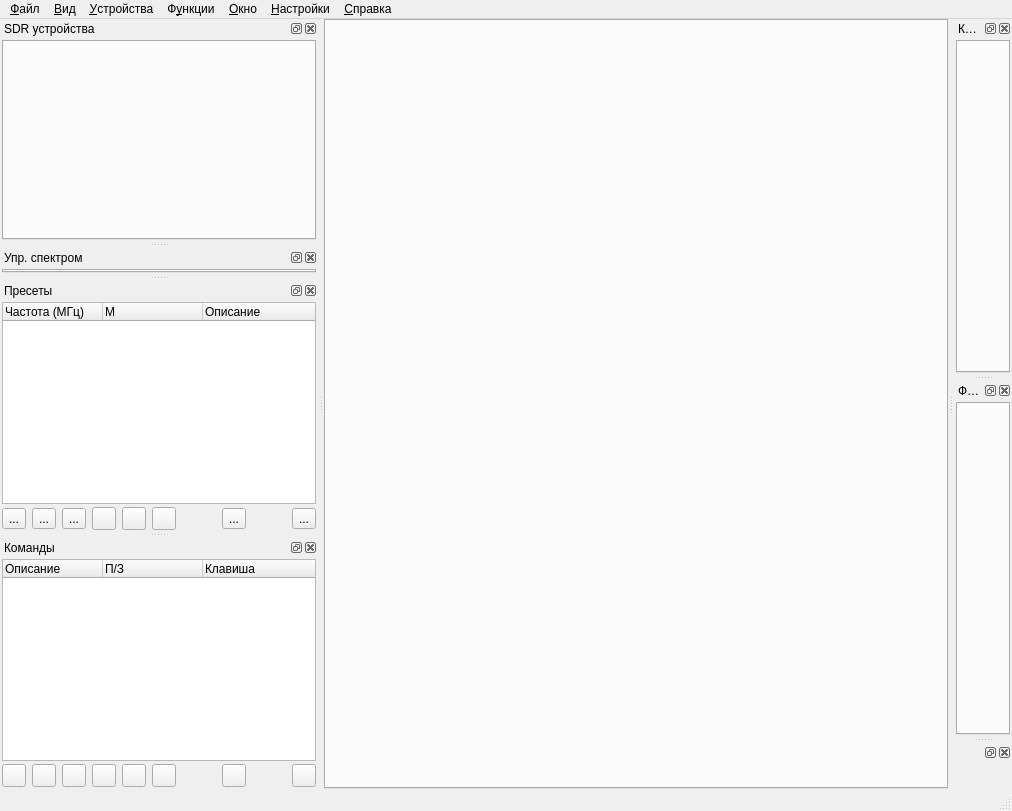
<?xml version="1.0" encoding="UTF-8"?>
<ui version="4.0">
 <class>MainWindow</class>
 <widget class="QMainWindow" name="MainWindow">
  <property name="geometry">
   <rect>
    <x>0</x>
    <y>0</y>
    <width>1012</width>
    <height>811</height>
   </rect>
  </property>
  <property name="font">
   <font>
    <family>Liberation Sans</family>
    <pointsize>9</pointsize>
   </font>
  </property>
  <property name="windowTitle">
   <string>SDRangel</string>
  </property>
  <property name="windowIcon">
   <iconset resource="resources/res.qrc">
    <normaloff>:/sdrangel_icon.png</normaloff>:/sdrangel_icon.png</iconset>
  </property>
  <property name="animated">
   <bool>true</bool>
  </property>
  <widget class="QWidget" name="centralWidget">
   <layout class="QVBoxLayout" name="verticalLayout_2">
    <property name="leftMargin">
     <number>0</number>
    </property>
    <property name="topMargin">
     <number>0</number>
    </property>
    <property name="rightMargin">
     <number>0</number>
    </property>
    <property name="bottomMargin">
     <number>0</number>
    </property>
    <item>
     <widget class="QTabWidget" name="tabSpectra">
      <property name="tabPosition">
       <enum>QTabWidget::East</enum>
      </property>
      <property name="tabShape">
       <enum>QTabWidget::Rounded</enum>
      </property>
      <property name="currentIndex">
       <number>-1</number>
      </property>
      <property name="elideMode">
       <enum>Qt::ElideNone</enum>
      </property>
     </widget>
    </item>
   </layout>
  </widget>
  <widget class="QMenuBar" name="menuBar">
   <property name="geometry">
    <rect>
     <x>0</x>
     <y>0</y>
     <width>1012</width>
     <height>27</height>
    </rect>
   </property>
   <widget class="QMenu" name="menu_File">
    <property name="title">
     <string>&amp;Файл</string>
    </property>
    <addaction name="action_Exit"/>
   </widget>
   <widget class="QMenu" name="menu_Devices">
    <property name="title">
     <string>&amp;Устройства</string>
    </property>
    <addaction name="action_addSourceDevice"/>
    <addaction name="action_addSinkDevice"/>
    <addaction name="action_addMIMODevice"/>
    <addaction name="action_removeLastDevice"/>
   </widget>
   <widget class="QMenu" name="menu_View">
    <property name="title">
     <string>&amp;Вид</string>
    </property>
    <addaction name="action_View_Fullscreen"/>
   </widget>
   <widget class="QMenu" name="menu_Help">
    <property name="title">
     <string>&amp;Справка</string>
    </property>
    <addaction name="action_Quick_Start"/>
    <addaction name="action_Main_Window"/>
    <addaction name="separator"/>
    <addaction name="action_Loaded_Plugins"/>
    <addaction name="separator"/>
    <addaction name="action_About"/>
   </widget>
   <widget class="QMenu" name="menu_Window">
    <property name="font">
     <font>
      <family>Liberation Sans</family>
      <pointsize>9</pointsize>
     </font>
    </property>
    <property name="title">
     <string>&amp;Окно</string>
    </property>
   </widget>
   <widget class="QMenu" name="menuPreferences">
    <property name="font">
     <font>
      <family>Liberation Sans</family>
      <pointsize>9</pointsize>
     </font>
    </property>
    <property name="title">
     <string>&amp;Настройки</string>
    </property>
    <widget class="QMenu" name="menuDevices">
     <property name="title">
      <string>Устройства</string>
     </property>
     <addaction name="action_DeviceUserArguments"/>
    </widget>
    <addaction name="action_Audio"/>
    <addaction name="action_Logging"/>
    <addaction name="action_My_Position"/>
    <addaction name="action_FFT"/>
    <addaction name="action_AMBE"/>
    <addaction name="action_LimeRFE"/>
    <addaction name="menuDevices"/>
   </widget>
   <widget class="QMenu" name="menuFeatureSets">
    <property name="title">
     <string>Ф&amp;ункции</string>
    </property>
    <addaction name="action_addFeatureSet"/>
    <addaction name="action_removeLastFeatureSet"/>
   </widget>
   <addaction name="menu_File"/>
   <addaction name="menu_View"/>
   <addaction name="menu_Devices"/>
   <addaction name="menuFeatureSets"/>
   <addaction name="menu_Window"/>
   <addaction name="menuPreferences"/>
   <addaction name="menu_Help"/>
  </widget>
  <widget class="QStatusBar" name="statusBar"/>
  <widget class="SamplingDevicesDock" name="inputViewDock">
   <property name="windowTitle">
    <string>SDR устройства</string>
   </property>
   <attribute name="dockWidgetArea">
    <number>1</number>
   </attribute>
   <widget class="QWidget" name="intputViewDockWidget">
    <property name="sizePolicy">
     <sizepolicy hsizetype="Preferred" vsizetype="Maximum">
      <horstretch>0</horstretch>
      <verstretch>0</verstretch>
     </sizepolicy>
    </property>
    <layout class="QVBoxLayout" name="inputViewDockLayout">
     <property name="spacing">
      <number>3</number>
     </property>
     <property name="leftMargin">
      <number>2</number>
     </property>
     <property name="topMargin">
      <number>2</number>
     </property>
     <property name="rightMargin">
      <number>2</number>
     </property>
     <property name="bottomMargin">
      <number>2</number>
     </property>
     <item>
      <widget class="QTabWidget" name="tabInputsView">
       <property name="minimumSize">
        <size>
         <width>0</width>
         <height>200</height>
        </size>
       </property>
      </widget>
     </item>
    </layout>
   </widget>
  </widget>
  <widget class="QDockWidget" name="spectraControlDock">
   <property name="windowTitle">
    <string>Упр. спектром</string>
   </property>
   <attribute name="dockWidgetArea">
    <number>1</number>
   </attribute>
   <widget class="QWidget" name="dockWidgetContents_4">
    <property name="sizePolicy">
     <sizepolicy hsizetype="Preferred" vsizetype="Maximum">
      <horstretch>0</horstretch>
      <verstretch>0</verstretch>
     </sizepolicy>
    </property>
    <layout class="QVBoxLayout" name="verticalLayout">
     <property name="spacing">
      <number>3</number>
     </property>
     <property name="leftMargin">
      <number>2</number>
     </property>
     <property name="topMargin">
      <number>2</number>
     </property>
     <property name="rightMargin">
      <number>2</number>
     </property>
     <property name="bottomMargin">
      <number>2</number>
     </property>
     <item>
      <widget class="QTabWidget" name="tabSpectraGUI">
       <property name="currentIndex">
        <number>-1</number>
       </property>
      </widget>
     </item>
    </layout>
   </widget>
  </widget>
  <widget class="QDockWidget" name="presetDock">
   <property name="windowTitle">
    <string>Пресеты</string>
   </property>
   <attribute name="dockWidgetArea">
    <number>1</number>
   </attribute>
   <widget class="QWidget" name="presetsDockWidget">
    <layout class="QVBoxLayout" name="verticalLayout_6">
     <property name="spacing">
      <number>3</number>
     </property>
     <property name="leftMargin">
      <number>2</number>
     </property>
     <property name="topMargin">
      <number>2</number>
     </property>
     <property name="rightMargin">
      <number>2</number>
     </property>
     <property name="bottomMargin">
      <number>2</number>
     </property>
     <item>
      <widget class="QTreeWidget" name="presetTree">
       <property name="indentation">
        <number>10</number>
       </property>
       <property name="allColumnsShowFocus">
        <bool>true</bool>
       </property>
       <attribute name="headerMinimumSectionSize">
        <number>5</number>
       </attribute>
       <column>
        <property name="text">
         <string>Частота (МГц)</string>
        </property>
        <property name="toolTip">
         <string>Центр. частота МГц</string>
        </property>
       </column>
       <column>
        <property name="text">
         <string>М</string>
        </property>
        <property name="toolTip">
         <string>Режим: R: приём, T: передача</string>
        </property>
       </column>
       <column>
        <property name="text">
         <string>Описание</string>
        </property>
       </column>
      </widget>
     </item>
     <item>
      <layout class="QHBoxLayout" name="presetsControl">
       <item>
        <widget class="QToolButton" name="presetSave">
         <property name="toolTip">
          <string>Сохранить как пресет</string>
         </property>
         <property name="text">
          <string>...</string>
         </property>
         <property name="icon">
          <iconset resource="resources/res.qrc">
           <normaloff>:/create.png</normaloff>:/create.png</iconset>
         </property>
         <property name="iconSize">
          <size>
           <width>16</width>
           <height>16</height>
          </size>
         </property>
        </widget>
       </item>
       <item>
        <widget class="QToolButton" name="presetUpdate">
         <property name="toolTip">
          <string>Обновить пресет</string>
         </property>
         <property name="text">
          <string>...</string>
         </property>
         <property name="icon">
          <iconset resource="resources/res.qrc">
           <normaloff>:/recycle.png</normaloff>:/recycle.png</iconset>
         </property>
         <property name="iconSize">
          <size>
           <width>16</width>
           <height>16</height>
          </size>
         </property>
        </widget>
       </item>
       <item>
        <widget class="QToolButton" name="settingsSave">
         <property name="toolTip">
          <string>Сохранить настройки</string>
         </property>
         <property name="text">
          <string>...</string>
         </property>
         <property name="icon">
          <iconset resource="resources/res.qrc">
           <normaloff>:/save.png</normaloff>:/save.png</iconset>
         </property>
         <property name="iconSize">
          <size>
           <width>16</width>
           <height>16</height>
          </size>
         </property>
        </widget>
       </item>
       <item>
        <widget class="QToolButton" name="presetEdit">
         <property name="toolTip">
          <string>Редакт. пресет</string>
         </property>
         <property name="text">
          <string/>
         </property>
         <property name="icon">
          <iconset resource="resources/res.qrc">
           <normaloff>:/edit.png</normaloff>:/edit.png</iconset>
         </property>
        </widget>
       </item>
       <item>
        <widget class="QToolButton" name="presetExport">
         <property name="toolTip">
          <string>Экспорт пресета</string>
         </property>
         <property name="text">
          <string/>
         </property>
         <property name="icon">
          <iconset resource="resources/res.qrc">
           <normaloff>:/export.png</normaloff>:/export.png</iconset>
         </property>
        </widget>
       </item>
       <item>
        <widget class="QToolButton" name="presetImport">
         <property name="toolTip">
          <string>Импорт пресета в группу</string>
         </property>
         <property name="text">
          <string/>
         </property>
         <property name="icon">
          <iconset resource="resources/res.qrc">
           <normaloff>:/import.png</normaloff>:/import.png</iconset>
         </property>
        </widget>
       </item>
       <item>
        <spacer name="horizontalSpacer">
         <property name="orientation">
          <enum>Qt::Horizontal</enum>
         </property>
         <property name="sizeHint" stdset="0">
          <size>
           <width>40</width>
           <height>20</height>
          </size>
         </property>
        </spacer>
       </item>
       <item>
        <widget class="QToolButton" name="presetDelete">
         <property name="toolTip">
          <string>Удалить пресет</string>
         </property>
         <property name="text">
          <string>...</string>
         </property>
         <property name="icon">
          <iconset resource="resources/res.qrc">
           <normaloff>:/bin.png</normaloff>:/bin.png</iconset>
         </property>
         <property name="iconSize">
          <size>
           <width>16</width>
           <height>16</height>
          </size>
         </property>
        </widget>
       </item>
       <item>
        <spacer name="horizontalSpacer_2">
         <property name="orientation">
          <enum>Qt::Horizontal</enum>
         </property>
         <property name="sizeHint" stdset="0">
          <size>
           <width>40</width>
           <height>20</height>
          </size>
         </property>
        </spacer>
       </item>
       <item>
        <widget class="QToolButton" name="presetLoad">
         <property name="toolTip">
          <string>Загрузить пресет</string>
         </property>
         <property name="text">
          <string>...</string>
         </property>
         <property name="icon">
          <iconset resource="resources/res.qrc">
           <normaloff>:/load.png</normaloff>:/load.png</iconset>
         </property>
         <property name="iconSize">
          <size>
           <width>16</width>
           <height>16</height>
          </size>
         </property>
        </widget>
       </item>
      </layout>
     </item>
    </layout>
   </widget>
  </widget>
  <widget class="ChannelsDock" name="channelDock">
   <property name="windowTitle">
    <string>Каналы</string>
   </property>
   <attribute name="dockWidgetArea">
    <number>2</number>
   </attribute>
   <widget class="QWidget" name="channelWidgetContent">
    <layout class="QVBoxLayout" name="verticalLayout_4">
     <property name="spacing">
      <number>3</number>
     </property>
     <property name="leftMargin">
      <number>2</number>
     </property>
     <property name="topMargin">
      <number>2</number>
     </property>
     <property name="rightMargin">
      <number>2</number>
     </property>
     <property name="bottomMargin">
      <number>2</number>
     </property>
     <item>
      <widget class="QTabWidget" name="tabChannels">
       <property name="tabPosition">
        <enum>QTabWidget::East</enum>
       </property>
       <property name="currentIndex">
        <number>-1</number>
       </property>
      </widget>
     </item>
    </layout>
   </widget>
  </widget>
  <widget class="QDockWidget" name="commandsDock">
   <property name="windowTitle">
    <string>Команды</string>
   </property>
   <attribute name="dockWidgetArea">
    <number>1</number>
   </attribute>
   <widget class="QWidget" name="commandsDockWidget">
    <layout class="QVBoxLayout" name="verticalLayout_5">
     <property name="spacing">
      <number>3</number>
     </property>
     <property name="leftMargin">
      <number>2</number>
     </property>
     <property name="topMargin">
      <number>2</number>
     </property>
     <property name="rightMargin">
      <number>2</number>
     </property>
     <property name="bottomMargin">
      <number>2</number>
     </property>
     <item>
      <widget class="QTreeWidget" name="commandTree">
       <property name="indentation">
        <number>5</number>
       </property>
       <property name="allColumnsShowFocus">
        <bool>true</bool>
       </property>
       <property name="columnCount">
        <number>3</number>
       </property>
       <attribute name="headerMinimumSectionSize">
        <number>5</number>
       </attribute>
       <column>
        <property name="text">
         <string>Описание</string>
        </property>
       </column>
       <column>
        <property name="text">
         <string>П/З</string>
        </property>
       </column>
       <column>
        <property name="text">
         <string>Клавиша</string>
        </property>
       </column>
      </widget>
     </item>
     <item>
      <layout class="QHBoxLayout" name="commandsControl">
       <item>
        <widget class="QToolButton" name="commandNew">
         <property name="toolTip">
          <string>Создать команду</string>
         </property>
         <property name="text">
          <string/>
         </property>
         <property name="icon">
          <iconset resource="resources/res.qrc">
           <normaloff>:/create.png</normaloff>:/create.png</iconset>
         </property>
        </widget>
       </item>
       <item>
        <widget class="QToolButton" name="commandDuplicate">
         <property name="toolTip">
          <string>Копировать команду</string>
         </property>
         <property name="text">
          <string/>
         </property>
         <property name="icon">
          <iconset resource="resources/res.qrc">
           <normaloff>:/duplicate.png</normaloff>:/duplicate.png</iconset>
         </property>
        </widget>
       </item>
       <item>
        <widget class="QToolButton" name="commandEdit">
         <property name="toolTip">
          <string>Редакт. команду</string>
         </property>
         <property name="text">
          <string/>
         </property>
         <property name="icon">
          <iconset resource="resources/res.qrc">
           <normaloff>:/edit.png</normaloff>:/edit.png</iconset>
         </property>
        </widget>
       </item>
       <item>
        <widget class="QToolButton" name="commandRun">
         <property name="toolTip">
          <string>Выполнить</string>
         </property>
         <property name="text">
          <string/>
         </property>
         <property name="icon">
          <iconset resource="resources/res.qrc">
           <normaloff>:/play.png</normaloff>:/play.png</iconset>
         </property>
        </widget>
       </item>
       <item>
        <widget class="QToolButton" name="commandOutput">
         <property name="toolTip">
          <string>Статус выполнения</string>
         </property>
         <property name="text">
          <string/>
         </property>
         <property name="icon">
          <iconset resource="resources/res.qrc">
           <normaloff>:/listing.png</normaloff>:/listing.png</iconset>
         </property>
        </widget>
       </item>
       <item>
        <widget class="QToolButton" name="commandsSave">
         <property name="toolTip">
          <string>Сохранить команды</string>
         </property>
         <property name="text">
          <string/>
         </property>
         <property name="icon">
          <iconset resource="resources/res.qrc">
           <normaloff>:/save.png</normaloff>:/save.png</iconset>
         </property>
        </widget>
       </item>
       <item>
        <spacer name="horizontalSpacer_3">
         <property name="orientation">
          <enum>Qt::Horizontal</enum>
         </property>
         <property name="sizeHint" stdset="0">
          <size>
           <width>40</width>
           <height>20</height>
          </size>
         </property>
        </spacer>
       </item>
       <item>
        <widget class="QToolButton" name="commandDelete">
         <property name="toolTip">
          <string>Удалить команду</string>
         </property>
         <property name="text">
          <string/>
         </property>
         <property name="icon">
          <iconset resource="resources/res.qrc">
           <normaloff>:/bin.png</normaloff>:/bin.png</iconset>
         </property>
        </widget>
       </item>
       <item>
        <spacer name="horizontalSpacer_4">
         <property name="orientation">
          <enum>Qt::Horizontal</enum>
         </property>
         <property name="sizeHint" stdset="0">
          <size>
           <width>40</width>
           <height>20</height>
          </size>
         </property>
        </spacer>
       </item>
       <item>
        <widget class="ButtonSwitch" name="commandKeyboardConnect">
         <property name="toolTip">
          <string>Клавиатура → команды</string>
         </property>
         <property name="text">
          <string/>
         </property>
         <property name="icon">
          <iconset resource="resources/res.qrc">
           <normaloff>:/keyboard.png</normaloff>:/keyboard.png</iconset>
         </property>
        </widget>
       </item>
      </layout>
     </item>
    </layout>
   </widget>
  </widget>
  <widget class="FeaturesDock" name="featureDock">
   <property name="windowTitle">
    <string>Функции</string>
   </property>
   <attribute name="dockWidgetArea">
    <number>2</number>
   </attribute>
   <widget class="QWidget" name="featureWidgetContents">
    <layout class="QVBoxLayout" name="verticalLayout_3">
     <property name="spacing">
      <number>3</number>
     </property>
     <property name="leftMargin">
      <number>2</number>
     </property>
     <property name="topMargin">
      <number>2</number>
     </property>
     <property name="rightMargin">
      <number>2</number>
     </property>
     <property name="bottomMargin">
      <number>2</number>
     </property>
     <item>
      <widget class="QTabWidget" name="tabFeatures">
       <property name="tabPosition">
        <enum>QTabWidget::East</enum>
       </property>
       <property name="currentIndex">
        <number>-1</number>
       </property>
      </widget>
     </item>
    </layout>
   </widget>
  </widget>
  <widget class="Workspace" name="workspaceDock">
   <attribute name="dockWidgetArea">
    <number>2</number>
   </attribute>
   <widget class="QWidget" name="dockWidgetContents"/>
  </widget>
  <action name="action_Exit">
   <property name="text">
    <string>В&amp;ыход</string>
   </property>
   <property name="font">
    <font>
     <family>Liberation Sans</family>
     <pointsize>9</pointsize>
    </font>
   </property>
   <property name="shortcut">
    <string>Ctrl+Q</string>
   </property>
  </action>
  <action name="action_Start">
   <property name="text">
    <string>&amp;Старт</string>
   </property>
   <property name="font">
    <font/>
   </property>
   <property name="shortcut">
    <string>F5</string>
   </property>
  </action>
  <action name="action_Stop">
   <property name="text">
    <string>&amp;Стоп</string>
   </property>
   <property name="font">
    <font/>
   </property>
   <property name="shortcut">
    <string>F6</string>
   </property>
  </action>
  <action name="action_View_Fullscreen">
   <property name="checkable">
    <bool>true</bool>
   </property>
   <property name="text">
    <string>&amp;Полный экран</string>
   </property>
   <property name="font">
    <font>
     <family>Liberation Sans</family>
     <pointsize>9</pointsize>
    </font>
   </property>
   <property name="shortcut">
    <string>F11</string>
   </property>
  </action>
  <action name="action_Oscilloscope">
   <property name="checkable">
    <bool>true</bool>
   </property>
   <property name="text">
    <string>&amp;Осциллограф</string>
   </property>
   <property name="shortcut">
    <string>F8</string>
   </property>
  </action>
  <action name="action_About">
   <property name="text">
    <string>&amp;О SDRangel...</string>
   </property>
   <property name="font">
    <font>
     <family>Liberation Sans</family>
     <pointsize>9</pointsize>
    </font>
   </property>
  </action>
  <action name="action_Preferences">
   <property name="text">
    <string>&amp;Настройки...</string>
   </property>
   <property name="font">
    <font/>
   </property>
  </action>
  <action name="action_Loaded_Plugins">
   <property name="text">
    <string>Загр. &amp;плагины...</string>
   </property>
   <property name="font">
    <font>
     <family>Liberation Sans</family>
     <pointsize>9</pointsize>
    </font>
   </property>
  </action>
  <action name="action_addSourceDevice">
   <property name="text">
    <string>Добавить приёмник</string>
   </property>
   <property name="font">
    <font>
     <family>Liberation Sans</family>
     <pointsize>9</pointsize>
    </font>
   </property>
  </action>
  <action name="action_removeLastDevice">
   <property name="text">
    <string>Удалить посл. набор</string>
   </property>
   <property name="font">
    <font>
     <family>Liberation Sans</family>
     <pointsize>9</pointsize>
    </font>
   </property>
  </action>
  <action name="action_Audio">
   <property name="text">
    <string>&amp;Аудио</string>
   </property>
   <property name="toolTip">
    <string>Настройки аудио</string>
   </property>
   <property name="font">
    <font>
     <family>Liberation Sans</family>
     <pointsize>9</pointsize>
    </font>
   </property>
  </action>
  <action name="action_DV_Serial">
   <property name="checkable">
    <bool>true</bool>
   </property>
   <property name="text">
    <string>DV Serial</string>
   </property>
   <property name="toolTip">
    <string>Вкл/выкл AMBE DV Serial</string>
   </property>
   <property name="font">
    <font>
     <family>Liberation Sans</family>
     <pointsize>9</pointsize>
    </font>
   </property>
  </action>
  <action name="action_My_Position">
   <property name="text">
    <string>Моя позиция</string>
   </property>
   <property name="toolTip">
    <string>Задать геопозицию</string>
   </property>
   <property name="font">
    <font>
     <family>Liberation Sans</family>
     <pointsize>9</pointsize>
    </font>
   </property>
  </action>
  <action name="action_addSinkDevice">
   <property name="text">
    <string>Добавить передатчик</string>
   </property>
   <property name="font">
    <font>
     <family>Liberation Sans</family>
     <pointsize>9</pointsize>
    </font>
   </property>
  </action>
  <action name="action_Logging">
   <property name="text">
    <string>Журнал</string>
   </property>
   <property name="toolTip">
    <string>Настройки журнала</string>
   </property>
   <property name="font">
    <font>
     <family>Liberation Sans</family>
     <pointsize>9</pointsize>
    </font>
   </property>
  </action>
  <action name="action_addMIMODevice">
   <property name="text">
    <string>Добавить MIMO набор</string>
   </property>
   <property name="font">
    <font>
     <family>Liberation Sans</family>
     <pointsize>9</pointsize>
    </font>
   </property>
  </action>
  <action name="action_DeviceUserArguments">
   <property name="text">
    <string>Доп. аргументы</string>
   </property>
  </action>
  <action name="action_AMBE">
   <property name="text">
    <string>AMBE</string>
   </property>
  </action>
  <action name="action_LimeRFE">
   <property name="text">
    <string>LimeRFE</string>
   </property>
  </action>
  <action name="action_addFeatureSet">
   <property name="text">
    <string>Добавить функции</string>
   </property>
   <property name="font">
    <font>
     <family>Liberation Sans</family>
     <pointsize>9</pointsize>
     <bold>false</bold>
    </font>
   </property>
  </action>
  <action name="action_removeLastFeatureSet">
   <property name="text">
    <string>Удалить посл. функции</string>
   </property>
   <property name="font">
    <font>
     <family>Liberation Sans</family>
     <pointsize>9</pointsize>
    </font>
   </property>
  </action>
  <action name="action_FFT">
   <property name="text">
    <string>FFT</string>
   </property>
  </action>
  <action name="action_Quick_Start">
   <property name="text">
    <string>&amp;Быстрый старт...</string>
   </property>
  </action>
  <action name="action_Main_Window">
   <property name="text">
    <string>&amp;Гл. окно...</string>
   </property>
  </action>
  <zorder>presetDock</zorder>
  <zorder>channelDock</zorder>
  <zorder>commandsDock</zorder>
  <zorder>featureDock</zorder>
  <zorder>workspaceDock</zorder>
 </widget>
 <layoutdefault spacing="6" margin="11"/>
 <customwidgets>
  <customwidget>
   <class>ButtonSwitch</class>
   <extends>QToolButton</extends>
   <header>gui/buttonswitch.h</header>
  </customwidget>
  <customwidget>
   <class>ChannelsDock</class>
   <extends>QDockWidget</extends>
   <header>gui/channelsdock.h</header>
   <container>1</container>
  </customwidget>
  <customwidget>
   <class>SamplingDevicesDock</class>
   <extends>QDockWidget</extends>
   <header>gui/samplingdevicesdock.h</header>
   <container>1</container>
  </customwidget>
  <customwidget>
   <class>FeaturesDock</class>
   <extends>QDockWidget</extends>
   <header>gui/featuresdock.h</header>
   <container>1</container>
  </customwidget>
  <customwidget>
   <class>Workspace</class>
   <extends>QDockWidget</extends>
   <header>gui/workspace.h</header>
   <container>1</container>
  </customwidget>
 </customwidgets>
 <tabstops>
  <tabstop>presetTree</tabstop>
 </tabstops>
 <resources>
  <include location="resources/res.qrc"/>
 </resources>
 <connections>
  <connection>
   <sender>action_Exit</sender>
   <signal>triggered()</signal>
   <receiver>MainWindow</receiver>
   <slot>close()</slot>
   <hints>
    <hint type="sourcelabel">
     <x>-1</x>
     <y>-1</y>
    </hint>
    <hint type="destinationlabel">
     <x>462</x>
     <y>332</y>
    </hint>
   </hints>
  </connection>
 </connections>
</ui>
